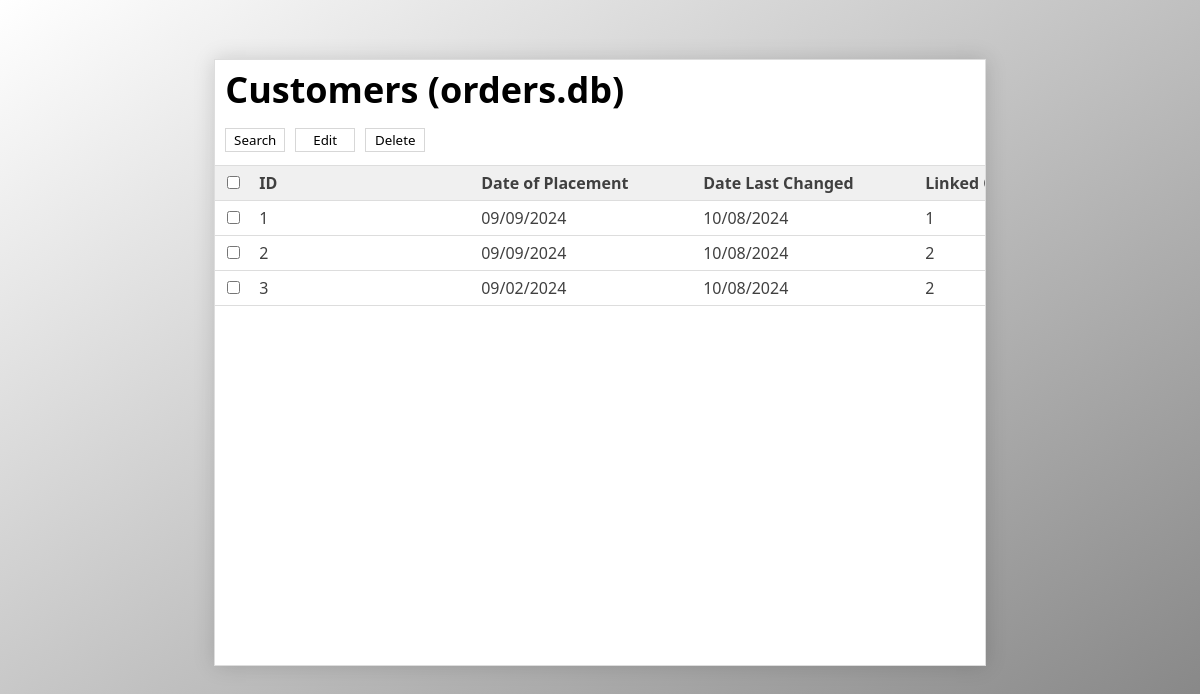
/order_table, run on the app's committed database.
### tables this page shows
CREATE TABLE Orders (orderid INTEGER PRIMARY KEY AUTOINCREMENT, orderplaced TEXT, orderlastchanged TEXT, customerid INTEGER, orderlocation TEXT, orderstatus INTEGER, FOREIGN KEY(customerid) REFERENCES Customers(customerid));

### Server.py (the view)
@app.get("/order_table")
def order_table():
    database = Data(database_path)
    rows = database.getAllOrders()
    return render_template(
        "web/table.html",
        columns = columns_order,
        rows = rows,
        type = "order"
    )

### Data.py (called while the page is built)
    def getAllOrders(self):
        sql = "SELECT * FROM Orders;"
        self.cursor.execute(sql)
        return [OrderObject(o) for o in self.cursor.fetchall() if o != None]

### templates/web/table.html (shortened to what this page needs)
<!DOCTYPE html>
<head>
    <link rel = "stylesheet" href = "static/stylesheets/table.css"/>
    <link rel = "stylesheet" href = "https://cdnjs.cloudflare.com/ajax/libs/font-awesome/4.7.0/css/font-awesome.min.css">
</head>
<body>
    <div id = "main-div">
        <div id = "title-div">
            <b>Customers (orders.db)</b>
        </div>
        <div id = "action-div">
            <button type = "button" id = "search-button" class = "action-buttons" onclick = "toggleSearchRow()">Search</button>
            <button type = "button" id = "edit-button" class = "action-buttons" onclick = "">Edit</button>
            <button type = "button" id = "delete-button" class = "action-buttons" onclick = "">Delete</button>
        </div>
        <div id = "table-wrapper">
            <table id = "table">
                <thead>
                    <form action = "/" method = "POST" onsubmit = "false">
                        <tr>
                            <th>
                                <input type = "checkbox" class = "checkmark" onclick = "toggleCheckboxes(this)"/>
                            </th>
                            {% for column in columns.values() %}
                            <th>
                                {{ column }}
                            </th>
                            {% endfor %}
                        </tr>
                    </form>
                </thead>
                <tbody>
                    {% for row in rows %}
                    <tr>
                        <td>
                            <input type = "checkbox" class = "checkmark"/>
                        </td>
                        {% if type == "customer" %}
                            <td>{{row.id}}</td>
                            <td>{{row.firstname}}</td>
                            <td>{{row.lastname}}</td>
                            <td>{{row.company}}</td>
                            <td>{{row.email}}</td>
                            <td>{{row.phone}}</td>
                        {% elif type == "order" %}
                            <td>{{row.id}}</td>
                            <td>{{row.placed}}</td>
                            <td>{{row.lastchanged}}</td>
                            <td>{{row.customerid}}</td>
                        {% elif type == "reminder" %}
                            <td>{{row.id}}</td>
                            <td>{{row.date}}</td>
                            <td>{{row.orderid}}</td>
                        {% endif %}
                    </tr>
                    {% endfor %}
                </tbody>
            </table>
        </div>
    </div>
</body>

### static/stylesheets/table.css (style rules this page uses)
* { font-family: 'Segoe UI', Tahoma, Geneva, Verdana, sans-serif; }
body { background-image: linear-gradient(to bottom right, white, grey); }
#table { border-collapse: collapse; width: 100%; }
#table-wrapper { height: 500px; overflow: auto; overflow-y: scroll; }
#action-div { height: 50px; display: flex; align-items: center; }
#title-div { height: 50px; font-size: 36px; align-items: center; padding-left: 10px; padding-top: 5px; }
.action-buttons { cursor: pointer; width: 100px; height: 24px; transition-duration: .25s; border: 1px solid #d7d7d7; background-color: white; margin-left: 10px; }
#search-button { width: 60px; }
#edit-button { width: 60px; }
#delete-button { width: 60px; }
#main-div { margin-top: 5%; margin-left: auto; margin-right: auto; width: 65%; box-shadow: 0 0 20px rgba(0, 0, 0, 0.15); border: 1px solid #dddddd; background-color: white; }
#table td, th { text-align: left; padding-top: 6px; padding-bottom: 6px; padding-left: 8px; padding-right: 8px; color: #404040; }
#table tbody tr { border-bottom: 1px solid #dddddd; border-top: 1px solid #dddddd; }
#table thead { background-color: #f0f0f0; position: sticky; top: 0; }
#table thead tr { border-top: 1px solid #dddddd; }
.checkmark { cursor: pointer; }

### data on the page
Orders: id "1", placed "09/09/2024", lastchanged "10/08/2024", customerid "1"
Orders: id "2", placed "09/09/2024", lastchanged "10/08/2024", customerid "2"
Orders: id "3", placed "09/02/2024", lastchanged "10/08/2024", customerid "2"

### other printed values
{{ column }} "ID" "Date of Placement" "Date Last Changed" "Linked…"
